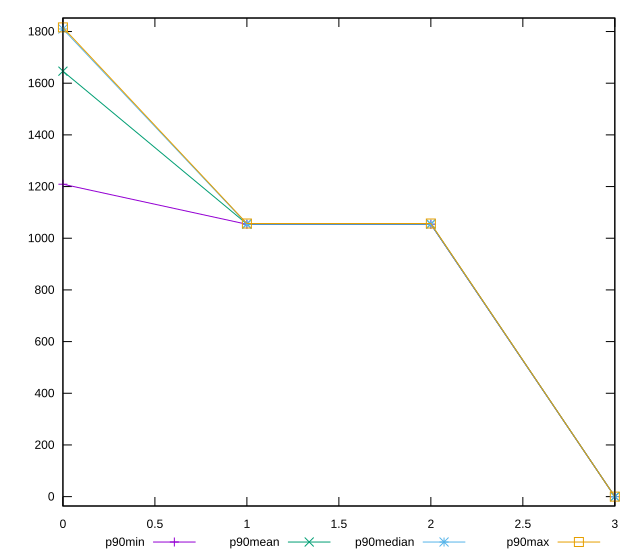

This chart was generated by the following gnuplot code:
reset

$p90Min <<EOF
0 1209
1 1054
2 1054
3 0
EOF

$p90Mean <<EOF
0 1646.5425531914893
1 1055.0744680851064
2 1054.872340425532
3 0
EOF

$p90Median <<EOF
0 1810
1 1055
2 1055
3 0
EOF

$p90Max <<EOF
0 1816
1 1057
2 1057
3 0
EOF

set key outside below
set xrange [0:3]
set yrange [-36.32:1852.32]
set trange [-36.32:1852.32]
set terminal svg size 640, 560 enhanced background rgb 'white'
set output "reports/report_00032_2021-02-25T10-28-15.087Z/uses-rel-preload/progression/value.svg"

plot $p90Min title "p90min" with linespoints, \
     $p90Mean title "p90mean" with linespoints, \
     $p90Median title "p90median" with linespoints, \
     $p90Max title "p90max" with linespoints

reset
